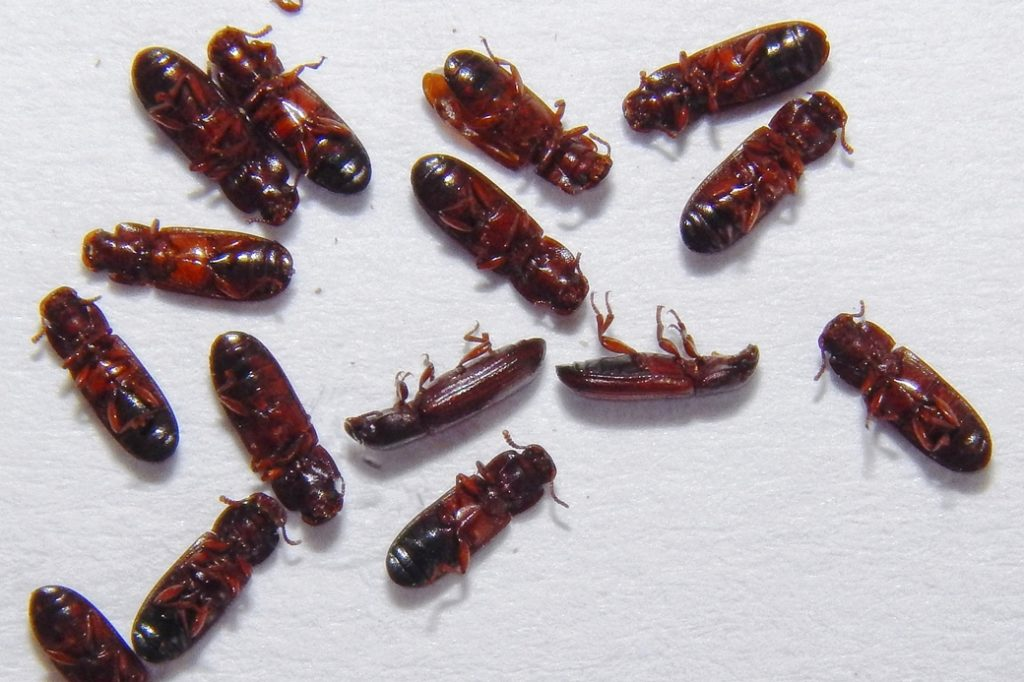
#> input picture Dead_Tribolium.jpg, 1024 x 682 px
$ jupyter execute --allow-errors ApproachTestingScratch.ipynb
#> lines starting #> are read from the running program, lines starting #| are printed output that depends on the picture; after the words box and inside, x2 and y2 are one past the last pixel; in counts of white or black regions, pixels touching at a corner belong together
[cell 1]
import numpy as np
import matplotlib.pyplot as plt
from skimage.segmentation import clear_border
from skimage import measure
from skimage.measure import label,regionprops
from scipy import ndimage as ndi
from scipy.ndimage import measurements, center_of_mass, binary_dilation, zoom
import plotly.graph_objects as go
#!pip install opencv-python
import cv2
from matplotlib import pyplot as plt

##  Experimenting with OpenCV using stock beetle images
First, I'm going to go through the process with a tribolium image I found online

[cell 2]
beetles = cv2.imread('Dead_Tribolium.jpg')
#> beetles is the input picture: shape (682, 1024, 3); mean B, G, R 173.5, 169.8, 179.6
copy = beetles.copy()

gray = cv2.cvtColor(beetles, cv2.COLOR_BGR2GRAY)#Convert to grayscale
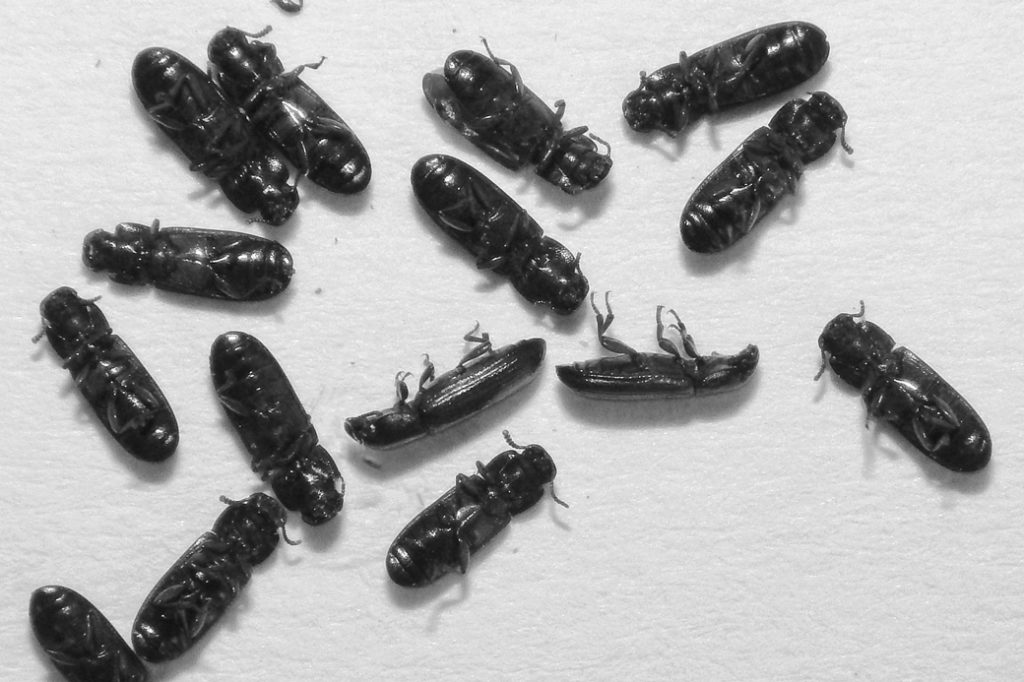
#> gray: shape (682, 1024); min 6, max 255, mean 173.1
gray = cv2.bitwise_not(gray)
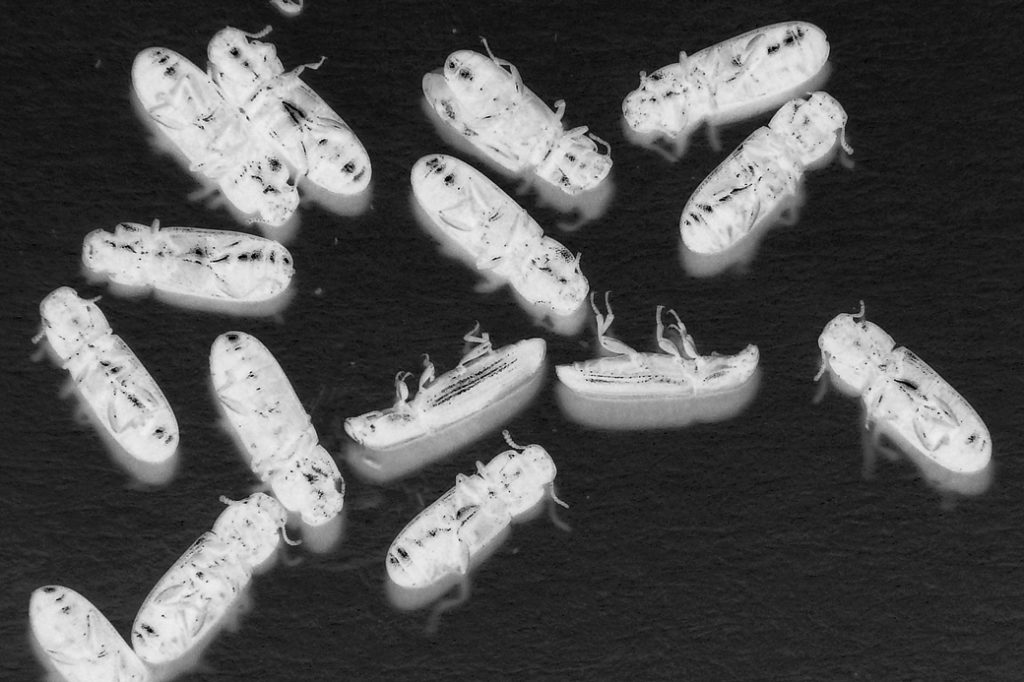
#> gray: shape (682, 1024); min 0, max 249, mean 81.9
gray.shape #An image, 682x1024 pixels

plt.imshow(gray, cmap="Greys")

[cell 3]
thresh = cv2.threshold(gray,0,255,cv2.THRESH_OTSU + cv2.THRESH_BINARY)[1]
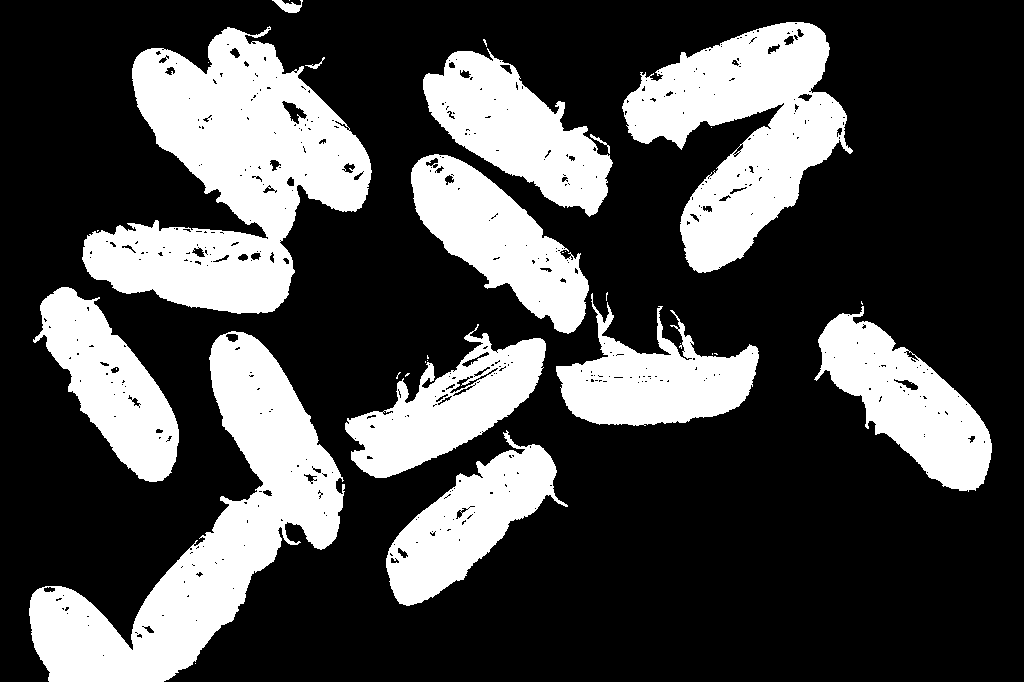
#> thresh: shape (682, 1024); 29.5% white; 33 white regions (20 under 20 px)

plt.imshow(thresh, cmap="Greys")

[cell 4]
contours = cv2.findContours(thresh,cv2.RETR_TREE,cv2.CHAIN_APPROX_SIMPLE)[-2]
#> contours = 599 contours, 505 with area under 20; largest, box (x1, y1, x2, y2) and area: (82, 26, 372, 314) 42949, (29, 331, 345, 682) 36272, (622, 22, 853, 273) 28717, (423, 48, 613, 217) 15270, (814, 306, 992, 492) 14842
for contour in contours:
   cv2.drawContours(gray, contour, -1, (0, 255, 0), 3)
#> this loop made 599 passes
#> contour on passes 1, 3, 7: [[195, 663]], [[394, 558], [395, 557], [396, 558], [395, 559]], [[393, 544], [394, 543], [395, 544], [394, 545]]
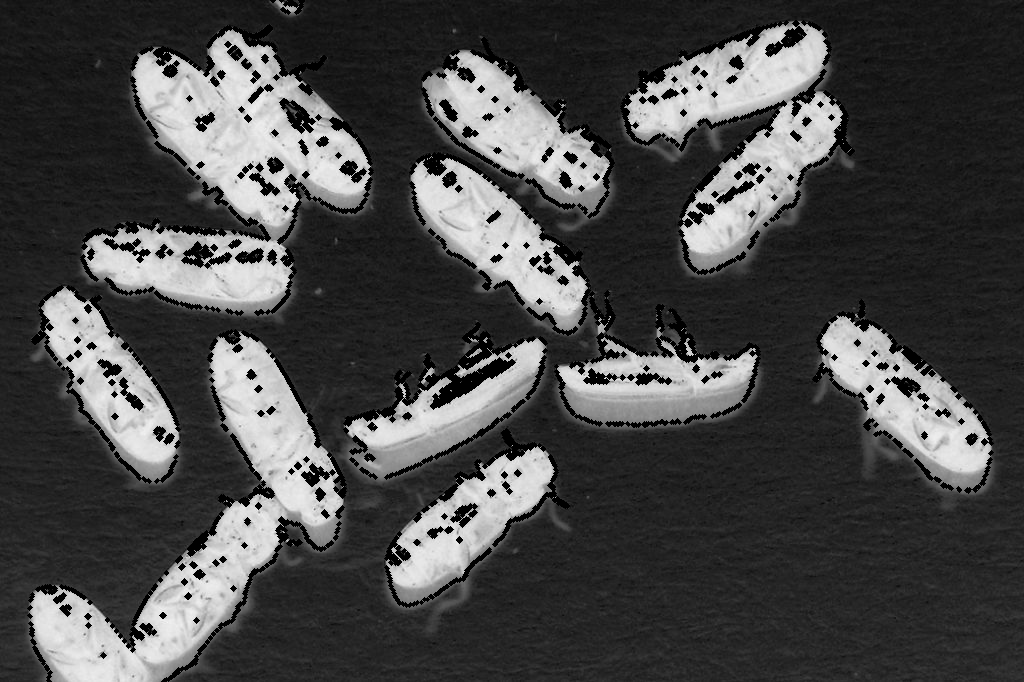
#> gray: shape (682, 1024); 7.33% of pixels changed, all inside (x1, y1, x2, y2) = (27, 0, 994, 682)
plt.figure()
plt.imshow(gray, cmap="Greys")

[cell 5]
contours = cv2.findContours(thresh,cv2.RETR_TREE,cv2.CHAIN_APPROX_TC89_L1 )[-2]
#> contours = 599 contours, 515 with area under 20; largest, box (x1, y1, x2, y2) and area: (82, 26, 372, 314) 43088, (29, 331, 345, 682) 36406, (622, 22, 853, 273) 28850, (423, 48, 612, 217) 15343, (814, 306, 992, 492) 14901
for contour in contours:
   cv2.drawContours(gray, contour, -1, (0, 255, 0), 3)
#> this loop made 599 passes
#> contour on passes 1, 3, 5: [[195, 663]], [[395, 559]], [[390, 552], [393, 555], [391, 556], [389, 554]]
plt.figure()
plt.imshow(gray, cmap="Greys")

[cell 6]
contours = cv2.findContours(thresh,cv2.RETR_TREE,cv2.CHAIN_APPROX_TC89_KCOS)[-2]
#> contours = 599 contours, 514 with area under 20; largest, box (x1, y1, x2, y2) and area: (82, 26, 372, 314) 43088, (29, 331, 345, 682) 36391, (622, 22, 853, 273) 28862, (423, 48, 613, 217) 15344, (814, 306, 992, 492) 14893
for contour in contours:
   cv2.drawContours(gray, contour, -1, (0, 255, 0), 3)
plt.figure()
plt.imshow(gray, cmap="Greys")

[cell 7]
beetle1 = cv2.imread('january10/IMG_2278.JPG')

#> (the rest of this cell did not finish here and is left out)

Let's try and detect stuff on here.

[cell 8]
thresh = cv2.threshold(gray,0,255,cv2.THRESH_OTSU + cv2.THRESH_BINARY)[1]
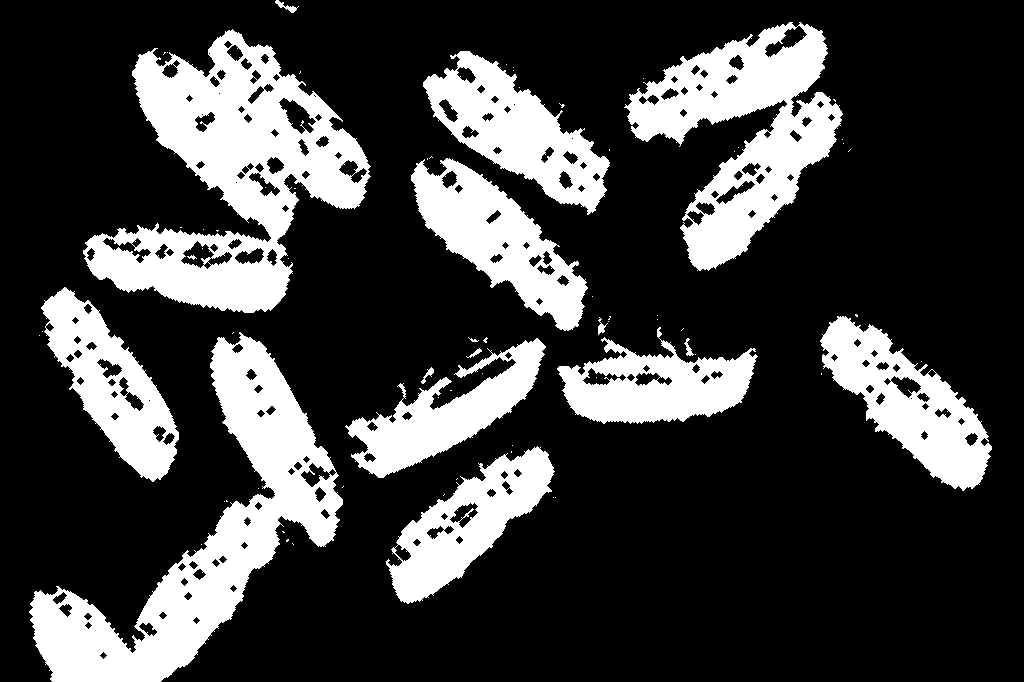
#> thresh: shape (682, 1024); 24.5% white; 74 white regions (57 under 20 px)

plt.imshow(thresh, cmap="Greys")

[cell 9]
contours = cv2.findContours(thresh,cv2.RETR_TREE,cv2.CHAIN_APPROX_SIMPLE)[-2]
#> contours = 272 contours, 69 with area under 20; largest, box (x1, y1, x2, y2) and area: (83, 29, 371, 313) 39042, (29, 332, 343, 682) 32952, (624, 22, 843, 271) 25142, (423, 51, 610, 215) 13517, (820, 316, 992, 491) 13238
for contour in contours:
   cv2.drawContours(gray, contour, -1, (0, 255, 0), 3)
#> this loop made 272 passes
#> contour on passes 1, 2, 4: [[201, 544]], [[292, 543], [293, 544]], [[282, 531], [283, 532], [284, 532], [283, 531]]
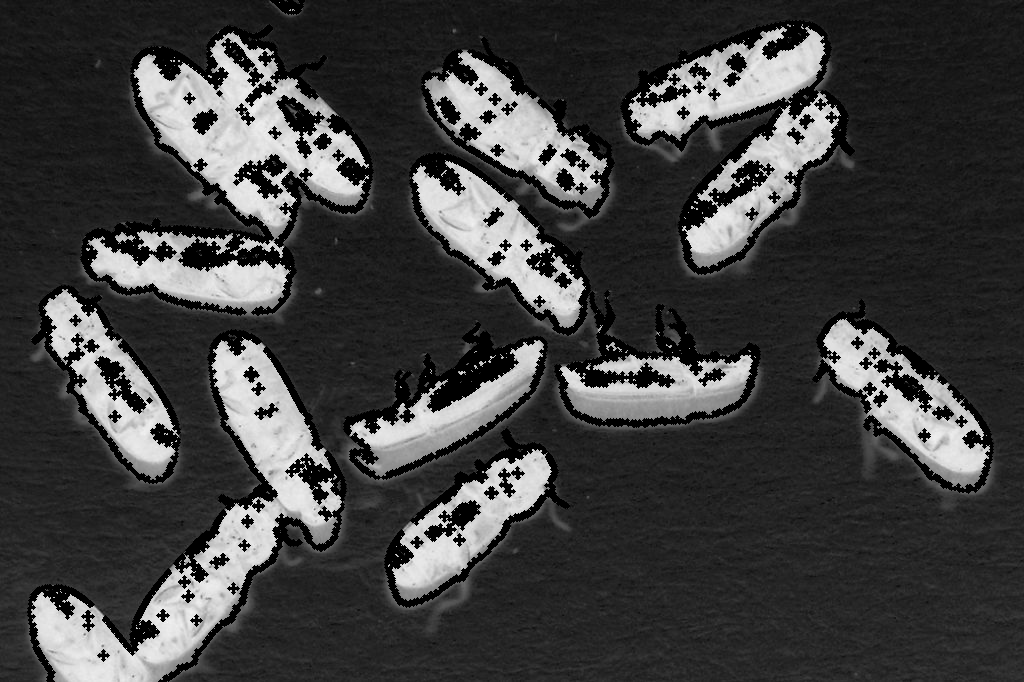
#> gray: shape (682, 1024); 4.91% of pixels changed, all inside (x1, y1, x2, y2) = (27, 0, 994, 682)
plt.figure()
plt.imshow(gray, cmap="Greys")

[cell 10]
str(len(contours))
#> Out = '272'

We should probably start by masking around the edge of the plate. We can use HoughCircles to do that, allowing us to detect a circle around the plate's circumference that we can use for masking. (This code from https://www.geeksforgeeks.org/circle-detection-using-opencv-python/)

[cell 11]
#Started by setting the min radius to be =1 and max to be =30,000, but that took like 3min to run
#Trying again with some more restricted params
detected_circles = cv2.HoughCircles(gray,
                   cv2.HOUGH_GRADIENT, 1, 20, param1 = 50,#IDK what this is doing
               param2 = 140, #I also don't know what this is doing
                                    minRadius = 500, maxRadius = 2000)
#> detected_circles = None

#> (a cell that did not finish here is left out)

[cell 13]
# Draw circles that are detected.
if detected_circles is not None:

    # Convert the circle parameters a, b and r to integers.
    detected_circles = np.uint16(np.around(detected_circles))


    for pt in detected_circles[0, :]:
        a, b, r = pt[0], pt[1], pt[2]

        # Draw the circumference of the circle.
        cv2.circle(beetle1, (a, b), r, (0, 255, 0), 2)

        # Draw a small circle (of radius 1) to show the center.
        image = cv2.circle(beetle1, (a, b), 1, (0, 0, 255), 3)
        cv2.imwrite("RingOutput.jpg", image)

#> (a cell that did not finish here is left out)

[cell 15]
dimensions = gray.shape
#> dimensions = (682, 1024)

# height, width
height = gray.shape[0]
#> height = 682
width = gray.shape[1]
#> width = 1024

# Prepare a list to store each ROI:
lemonROIs = []

#> (the rest of this cell did not finish here and is left out)
